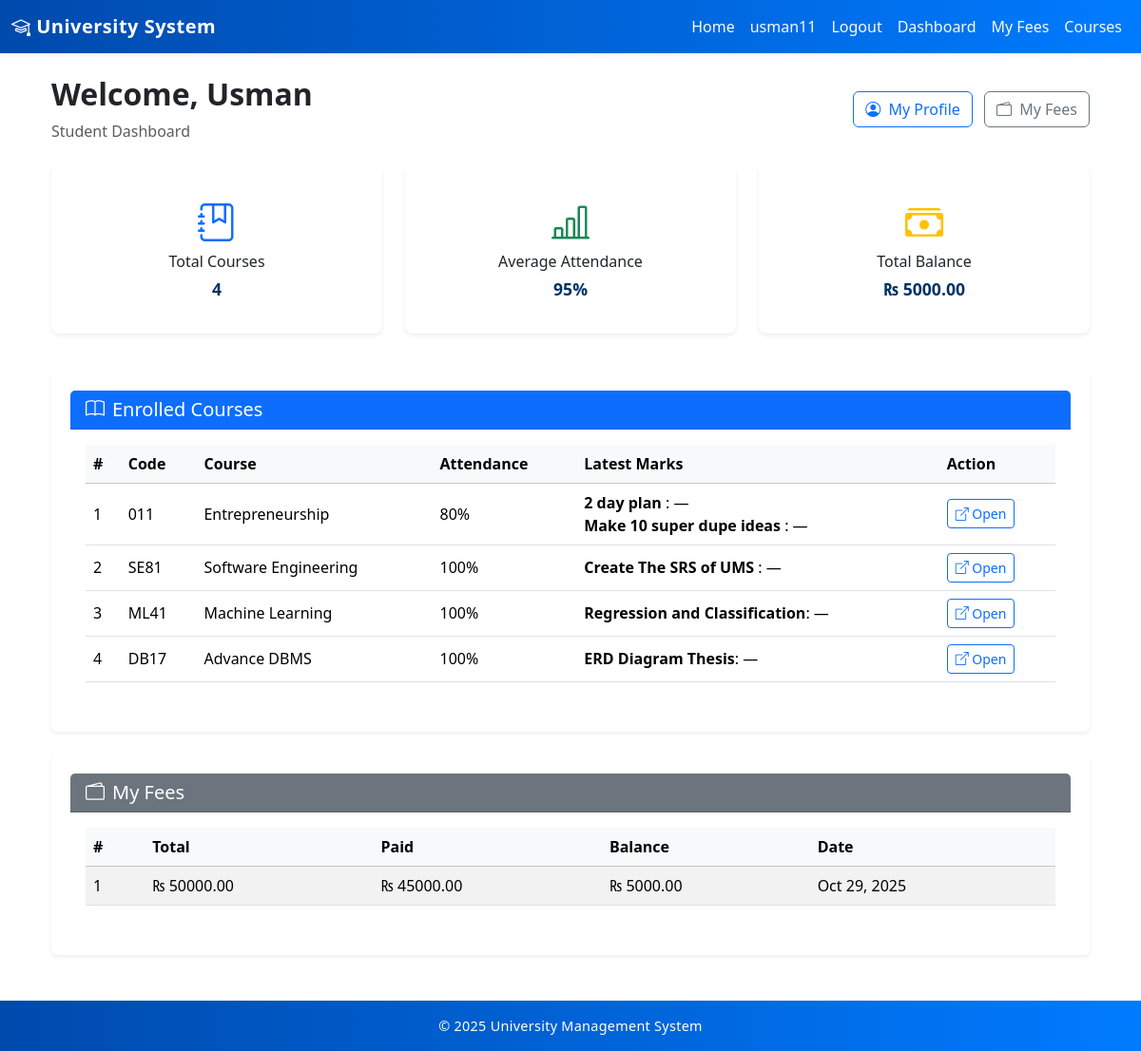
/dashboard/student/ (signed in), run on an earlier commit of the app's database.
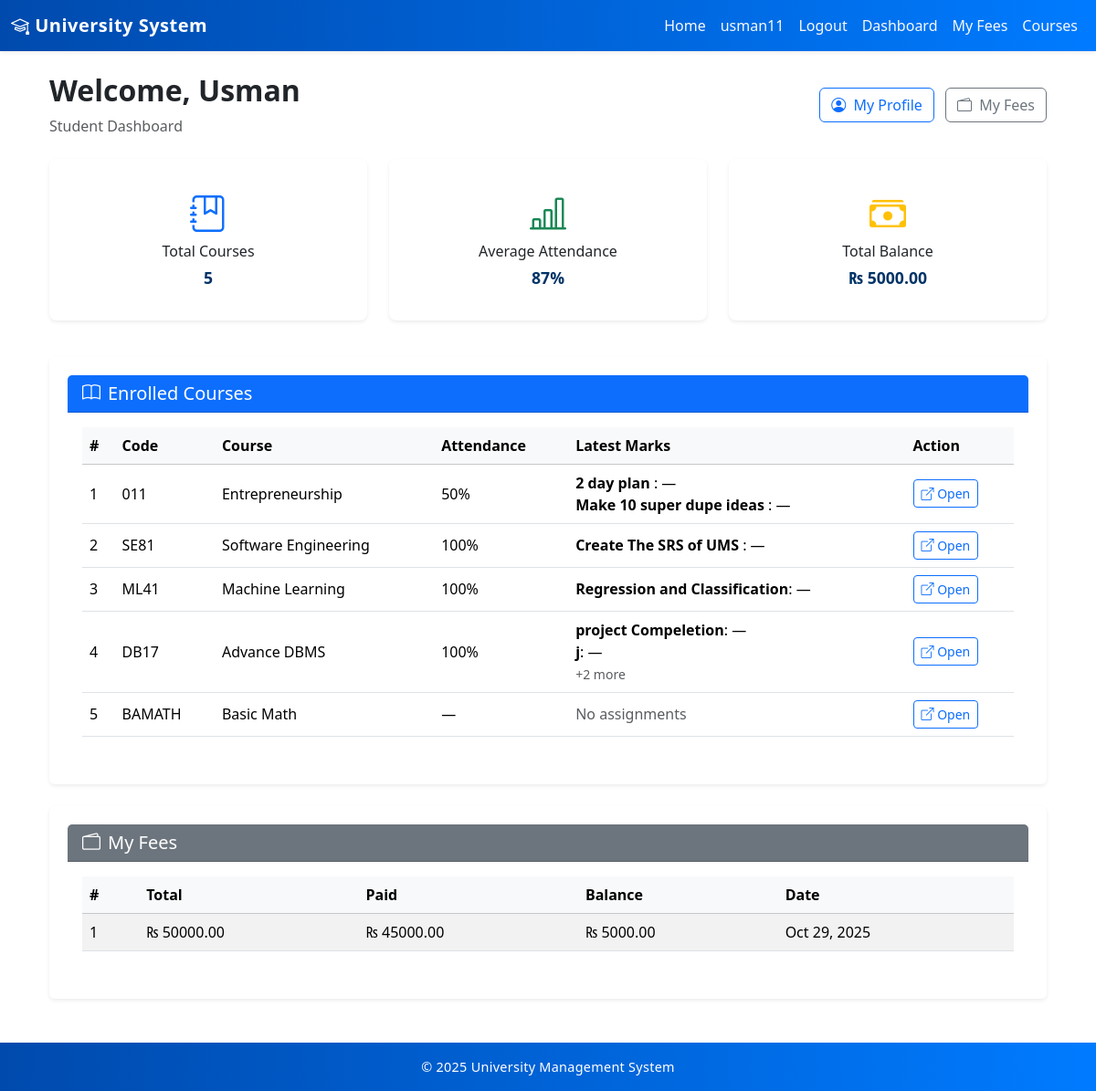
And on a later commit of the database.
### core/models.py (models this page shows, shortened)
class Course(models.Model):
    name = models.CharField(max_length=100)
    code = models.CharField(max_length=20, unique=True)
    description = models.TextField(blank=True, null=True)
    credits = models.PositiveIntegerField()
    department = models.ForeignKey(Department, on_delete=models.CASCADE, related_name="courses")
    teacher = models.ForeignKey(Teacher, on_delete=models.SET_NULL, null=True, blank=True, related_name="courses")

class Assignment(models.Model):
    course = models.ForeignKey(Course, on_delete=models.CASCADE)
    title = models.CharField(max_length=200)
    description = models.TextField(blank=True, null=True)
    due_date = models.DateField(null=True, blank=True)
    total_marks = models.DecimalField(max_digits=5, decimal_places=2, default=10)  # add this
    created_at = models.DateTimeField(auto_now_add=True)

### fees/models.py (models this page shows, shortened)
class Fee(models.Model):
    student = models.ForeignKey(Student, on_delete=models.CASCADE, related_name="fees")
    total_amount = models.DecimalField(max_digits=10, decimal_places=2)
    amount_paid = models.DecimalField(max_digits=10, decimal_places=2, default=0)
    balance = models.DecimalField(max_digits=10, decimal_places=2, editable=False)
    due_date = models.DateField(null=True, blank=True)

### core/views.py (the view, shortened to what this page needs)
# urls.py: path('dashboard/student/', views.student_dashboard, name='student_dashboard'),
@login_required
@role_required(['student'])
def student_dashboard(request):
    student = getattr(request.user, 'student_profile', None) or \
              Student.objects.filter(email__iexact=request.user.email).first()
    courses = Course.objects.filter(enrollments__student=student).distinct()
    courses_info, attendance_percents = [], []
    for c in courses:
        assignments = Assignment.objects.filter(course=c).order_by('-created_at')
        assignments_with_marks = []
        for a in assignments:
            mark_obj = Mark.objects.filter(assignment=a, student=student).first()
            assignments_with_marks.append({
                'assignment': a,
                'mark': mark_obj
            })
        total_sessions = Attendance.objects.filter(enrollment__course=c).values('date').distinct().count()
        present_count = Attendance.objects.filter(
            enrollment__course=c, enrollment__student=student, present=True
        ).count()
        percent = int((present_count / total_sessions) * 100) if total_sessions > 0 else None
        if percent:
            attendance_percents.append(percent)
        courses_info.append({
            'course': c,
            'assignments_with_marks': assignments_with_marks,
            'attendance': {
                'total_sessions': total_sessions,
                'present': present_count,
                'percent': percent
            }
        })
    fees = Fee.objects.filter(student=student).order_by('-id')
    total_balance = sum((f.balance or 0) for f in fees)
    total_courses = courses.count()
    avg_attendance = int(sum(attendance_percents) / len(attendance_percents)) if attendance_percents else None
    return render(request, 'core/dashboards/student.html', {
        'student': student,
        'courses_info': courses_info,
        'fees': fees,
        'total_balance': total_balance,
        'total_courses': total_courses,
        'avg_attendance': avg_attendance,
    })

### templates/core/dashboards/student.html (shortened to what the changed rows need)
{% extends 'base.html' %}
{% block content %}
<div class="container mt-4">
  <div class="d-flex justify-content-between align-items-center mb-4">
    <div>
      <h2 class="fw-bold">
        Welcome, {{ student.first_name|default:request.user.get_full_name|default:request.user.username }}
      </h2>
    </div>
  </div>
  <div class="row mb-4 text-center">
    <div class="col-md-4 mb-3">
      <div class="card shadow-sm border-0 rounded-3 h-100">
        <div class="card-body">
          <i class="bi bi-journal-bookmark display-6 text-primary"></i>
          <h6 class="mt-2">Total Courses</h6>
          <h3 class="fw-bold mb-0">{{ total_courses|default:"0" }}</h3>
        </div>
      </div>
    </div>
    <div class="col-md-4 mb-3">
      <div class="card shadow-sm border-0 rounded-3 h-100">
        <div class="card-body">
          <i class="bi bi-bar-chart-line display-6 text-success"></i>
          <h6 class="mt-2">Average Attendance</h6>
          <h3 class="fw-bold mb-0">
            {{ avg_attendance|default:"0" }}{% if avg_attendance %}%{% endif %}
          </h3>
        </div>
      </div>
    </div>
  </div>
  <div class="card mb-4 shadow-sm border-0">
    <div class="card-body">
      {% if courses_info %}
        <div class="table-responsive">
          <table class="table table-hover align-middle">
            <thead class="table-light">
              <tr>
                <th>#</th>
                <th>Code</th>
                <th>Course</th>
                <th>Attendance</th>
                <th>Latest Marks</th>
                <th>Action</th>
              </tr>
            </thead>
            <tbody>
              {% for ci in courses_info %}
              <tr>
                <td>{{ forloop.counter }}</td>
                <td>{{ ci.course.code }}</td>
                <td>{{ ci.course.name }}</td>
                <td>{{ ci.attendance.percent|default:"—" }}{% if ci.attendance.percent %}%{% endif %}</td>
                <td>
                  {% if ci.assignments_with_marks %}
                    {% for row in ci.assignments_with_marks|slice:":2" %}
                      <div>
                        <strong>{{ row.assignment.title }}</strong>:
                        {{ row.mark.marks|default:"—" }}
                      </div>
                    {% endfor %}
                    {% if ci.assignments_with_marks|length > 2 %}
                      <small class="text-muted">+{{ ci.assignments_with_marks|length|add:-2 }} more</small>
                    {% endif %}
                  {% else %}
                    <span class="text-muted">No assignments</span>
                  {% endif %}
                </td>
                <td>
                  <a class="btn btn-sm btn-outline-primary" href="{% url 'student_course_detail' ci.course.id %}">
                    <i class="bi bi-box-arrow-up-right"></i> Open
                  </a>
                </td>
              </tr>
              {% endfor %}
            </tbody>
          </table>
        </div>
      {% else %}
        <div class="alert alert-info">You are not enrolled in any courses yet.</div>
      {% endif %}
    </div>
  </div>
  <div class="card shadow-sm border-0">
    <div class="card-body">
      {% if fees %}
        <div class="table-responsive">
          <table class="table table-striped align-middle">
            <thead class="table-light">
              <tr>
                <th>#</th>
                <th>Total</th>
                <th>Paid</th>
                <th>Balance</th>
                <th>Date</th>
              </tr>
            </thead>
            <tbody>
              {% for fee in fees|slice:":3" %}
              <tr>
                <td>{{ forloop.counter }}</td>
                <td>₨ {{ fee.total_amount|default:"—" }}</td>
                <td>₨ {{ fee.amount_paid|default:"—" }}</td>
                <td>₨ {{ fee.balance|default:"—" }}</td>
                <td>{{ fee.due_date|date:"M d, Y"|default:"—" }}</td>
              </tr>
              {% endfor %}
            </tbody>
          </table>
        </div>
      {% else %}
        <div class="alert alert-info">No fee records found.</div>
      {% endif %}
    </div>
  </div>
</div>
{% endblock %}

What changed in the data, as far as the page shows it:
changed Course "Entrepreneurship": attendance.percent "80" → "50"
shown differently, row unchanged: Course "DB17": loses Assignment (assignment "ERD Diagram Thesis", mark.marks "—"); assignments_with_marks|length (not shown) → "2"
added Assignment: assignment "project Compeletion", mark.marks "—", shown under Course "DB17"
added Assignment: assignment "j", mark.marks "—", shown under Course "DB17"
added Course: course.code "BAMATH", course.name "Basic Math", attendance.percent "—", shows "No assignments"
Also different on the page:
{{ total_courses|default:"0" }}: "4" → "5"
{{ avg_attendance|default:"0" }}: "95" → "87"
